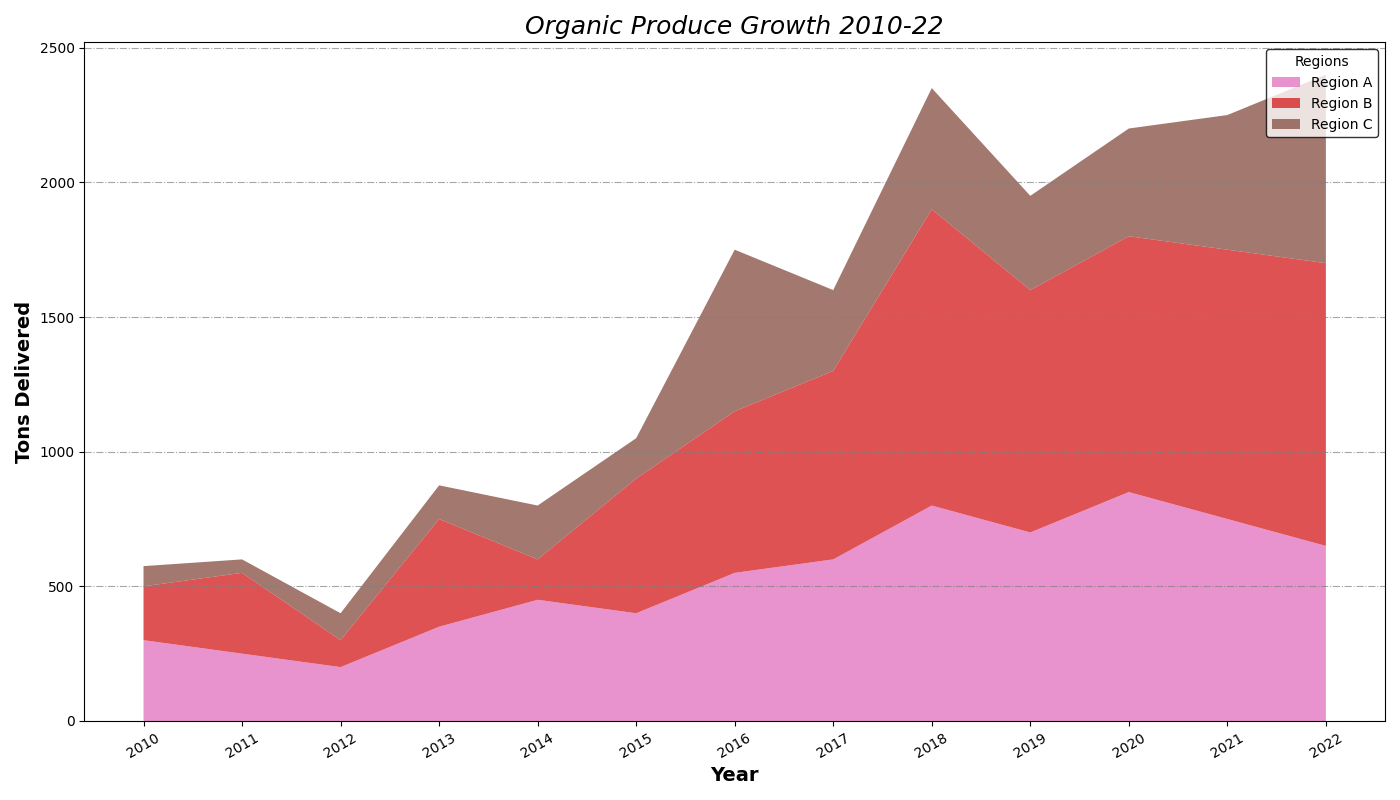

This chart was generated by the following Python code:
import matplotlib.pyplot as plt
import numpy as np

years = np.arange(2010, 2023)
region_a_produce = [300, 250, 200, 350, 450, 400, 550, 600, 800, 700, 850, 750, 650]
region_b_produce = [200, 300, 100, 400, 150, 500, 600, 700, 1100, 900, 950, 1000, 1050]
region_c_produce = [75, 50, 100, 125, 200, 150, 600, 300, 450, 350, 400, 500, 700]

fig, ax = plt.subplots(figsize=(14, 8))

ax.stackplot(years, region_a_produce, region_b_produce, region_c_produce, 
             labels=['Region A', 'Region B', 'Region C'], 
             colors=['#e377c2', '#d62728', '#8c564b'], alpha=0.8)

ax.set_title('Organic Produce Growth 2010-22', fontsize=18, fontstyle='italic')
ax.set_xlabel('Year', fontsize=14, fontweight='bold')
ax.set_ylabel('Tons Delivered', fontsize=14, fontweight='bold')

ax.set_xticks(years)
ax.yaxis.grid(True, linestyle='-.', color='gray', alpha=0.7)
ax.legend(loc='upper right', title='Regions', fontsize=10, edgecolor='black')
ax.tick_params(axis='x', labelrotation=30)

plt.tight_layout()

plt.show()
